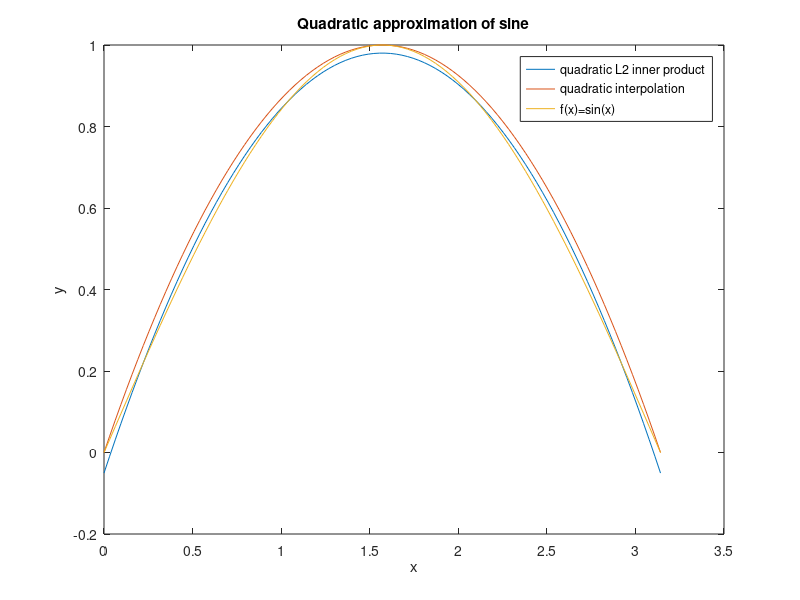

The MATLAB source for this figure: (Note: this script raises an error after producing the figure.)
%% 1
M = [pi pi^2/2 pi^3/3;
    pi^2/2 pi^3/3 pi^4/4;
    pi^3/3 pi^4/4 pi^5/5;];
b = [2 pi pi^2-4]';
c = linsolve(M, b);
x = linspace(0, pi, 100);
P2_l2 = c(1) + c(2) * x + c(3) * x.^2;
P2_int = (-4/pi^2) * (x.^2 - pi *x);
f = sin(x);
plot(x, P2_l2)
hold on
plot(x, P2_int)
hold on
plot(x, f)
legend('quadratic L2 inner product','quadratic interpolation','f(x)=sin(x)')
title('Quadratic approximation of sine')
xlabel('x')
ylabel('y')


%% 4(a)
% write a code to compute the definite integral of a function using the
% composite Simpson rule with a given number of points n
clc;
clear all;
close all;
f = @(x) exp(x).* exp(x) .* sin(x) .* sin(x);
a = 0;
b = 1;
n = 6; % number of intervals (must be even)
y = simpson(f,n,a,b)

% error in Simpson's rule: E2(f) = (1/90) * (b-a/2)^5 * (M4/n^4)
% error <  1.2688 - 1.2674 = 0.0014
% when n = 2
error = abs(1.2668 - simpson(f,2,a,b)) % 0.0217
% the error decays at the rate of n^4
% i.e when n is multiplied by k, the error is multiplied by (1/k^4)
desired_error = abs(1.2668 - 1.2674);
k = (error/desired_error)^(1/4);
num_int = 2 * ceil(k);
sprintf('%d points are needed to get 4 decimal places correctly',num_int+1)
% number of points = number of interval +1


%% 4(b)

w = [5/9 8/9 5/9];
x = [-sqrt(3/5) 0 sqrt(3/5)];
f = @(x) exp((x+1)/2).* exp((x+1)/2) .* sin((x+1)/2) .* sin((x+1)/2);
I = (1/2)*(w(1)* f(x(1)) + w(2)* f(x(2)) + w(3)* f(x(3)))

% The result of 3-point Gaussian quadrature rule is 1.2670, so we get 3 correct decimal digits.




%% 5(b)
clc;
clear all;
close all;
p = [1 -1.5 0.6 -1/20];
x = roots(p)
fun1 = @(x) (x-0.5).*(x-0.8873)/((0.1127-0.5)*(0.1127 - 0.8873));
fun2 = @(x) (x-0.1127).*(x-0.8873)/((0.5-0.1127)*(0.5 - 0.8873));
fun3 = @(x) (x-0.1127).*(x-0.5)/((0.8873-0.1127)*(0.8873 - 0.5));

xmin = 0;
xmax = 1;
w0 = integral(fun1,xmin,xmax)
w1 = integral(fun2,xmin,xmax)
w2 = integral(fun3,xmin,xmax)


%% 5(c)
% simpson's rule
y_simp = [];
a = 0;
b = 1;
n = 2;
exact = [1 5/6 3/4 7/10 2/3 9/14 5/8];
k = [1 2 3 4 5 6 7]
for i = [1 2 3 4 5 6 7]   
    f = @(x) x.^i + x;
    I_simp(i) = simpson(f, n, a, b);
end
error_simp = abs(exact - I_simp)
loglog(k, error_simp)
xlabel('x')
ylabel('y')
title("Simpson's rule")

% Gaussian quadrature rule

x = [0.1127 0.5 0.8873];
w = [0.2778 0.4444 0.2778];
exact = [1 5/6 3/4 7/10 2/3 9/14 5/8];
k = [1 2 3 4 5 6 7];
I_gau = [];

for i = [1 2 3 4 5 6 7] 
    f_x =  x.^i + x;  
    I_gau(i) = f_x(1) * w(1) + f_x(2) * w(2) + f_x(3) * w(3);
end
error_gau = abs(exact - I_gau)

%loglog(k, error_gau)
%xlabel('x')
%ylabel('y')
%title('Gaussian quadrature rule')

%% 6(a)
clc;
clear all;
close all;
a = 0.1;
b = 1;
f = @(x) sqrt(x);
m = [10 20 40 80 160];
exact = (2/3) - (1/(15*sqrt(10)));
error_tra = [];
error_sim = [];
for i = [10 20 40 80 160]
    trap_I = trapz( f, a, b, i);
    simp_I = simpson(f, i, a, b);
    error_tra = [error_tra abs(trap_I - exact)];
    error_sim = [error_sim abs(simp_I - exact)];
end
loglog(m, error_tra)
xlabel('m')
ylabel('error')
title('trapezoid rule error')

%%
loglog(m, error_sim)
xlabel('m')
ylabel('error')
title('simpson rule error')


% 6(b)
% composite trapezoidal rule
log_error_tra = log(error_tra);
log_m = log(m);
A = zeros(length(m), 2);
A(:,1) = log_m;
A(:,2) = ones([1, length(m)]);
[Q, R ]= qr(A);
coefs_tra = R\(Q'* log_error_tra');
k_tra = coefs_tra(1)
D_tra = coefs_tra(2)


% composite simpson rule
log_error_sim = log(error_sim);
coefs_sim = R\(Q'* log_error_sim');
k_sim = coefs_sim(1)
D_sim = coefs_sim(2)

%% 6(c) 
% repeat using a =0 instead of a = 0.1
clc;
clear all;
close all;
a = 0;
b = 1;
f = @(x) sqrt(x);
m = [10 20 40 80 160];
exact = integral(f, a, b);
error_tra = [];
error_sim = [];
for i = [10 20 40 80 160]
    trap_I = trapz( f, a, b, i);
    simp_I = simpson(f, i, a, b);
    error_tra = [error_tra abs(trap_I - exact)];
    error_sim = [error_sim abs(simp_I - exact)];
end

loglog(m, error_tra)
xlabel('m')
ylabel('error')
title('trapezoid rule error')

%%
loglog(m, error_sim)
xlabel('m')
ylabel('error')
title('simpson rule error')

% composite trapezoidal rule
log_error_tra = log(error_tra);
log_m = log(m);
A = zeros(length(m), 2);
A(:,1) = log_m;
A(:,2) = ones([1, length(m)]);
[Q, R ]= qr(A);
coefs_tra = R\(Q'* log_error_tra');
k_tra = coefs_tra(1)
D_tra = coefs_tra(2)


% composite simpson rule
log_error_sim = log(error_sim);
coefs_sim = R\(Q'* log_error_sim');
k_sim = coefs_sim(1)
D_sim = coefs_sim(2)


function y = trapz(f, a, b, m)
x = linspace(a, b , m+1);
h = (b-a)/m;
x1 = x(2:m);
sum1 = sum(f(x1));
y = (h/2) * (f(x(1))+f(x(m+1))) + h * sum1;
end

function y = simpson(f, n, a, b)
x = linspace(a, b, n+1);
h = (b-a)/n;
x4 = linspace(x(2), x(n), n/2);
x2 = linspace(x(3), x(n-1), (n-2)/2);
sum4 = 4 * sum(f(x4));
sum2 = 2 * sum(f(x2));
y = (h/3) * (f(x(1)) + sum4 + sum2 + f(x(n+1)));
end 


%%
clc; clear; close all;
x = linspace(-10,10,10000);
y = x.^2;
plot(x, y)
